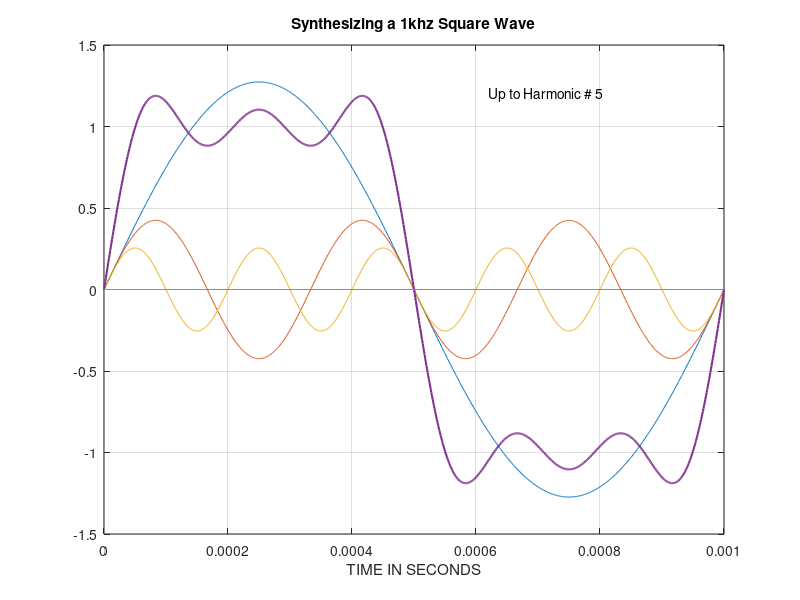

Reproduce this figure in MATLAB.
%Piter Garcia
%Square Wave = Sum of N Harmonics
%Plot of Individual Harmonics and 1khz Square Wave
%LabNo.37
clf

N=input('N= ');
w= 2*pi*1000;
t=0:1e-6:1e-3
for n=1:2:N
    vn=4/(n*pi)*sin(n*w*t)
    plot(t,vn)
    hold on
    if n==1
        v=vn;
    else
        v=vn+v;
    end
end
plot(t,v, 'LineWidth', 1.5)
grid on
plot([0, 0.001],[0, 0])

xlabel('TIME IN SECONDS')
title('Synthesizing a 1khz Square Wave')
text(0.62e-3, 1.2, ['Up to Harmonic # ', num2str(N)])
hold on
